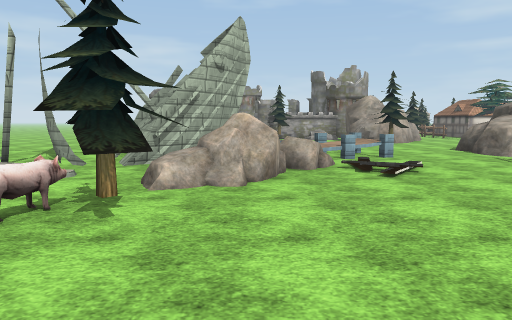
view 1 (above)

24 first-person views from a walk through a scene from a Unity 3-D project. The camera is 1.5 m above the floor, tilts 6° down and sees 70° across. The floor is counted in squares, 2 m on a side. Each view is taken from the middle of a square. On the plan, view 1 faces up. The plan holds only what a view shows up to about 11 squares ahead; the rest is blank. The place goes on beyond the plan. The terrain is drawn as flat ground. Some animated figures are not drawn. Some surface patterns are stand-ins.

view 2
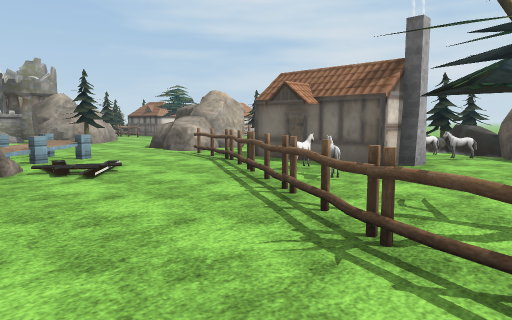

view 3
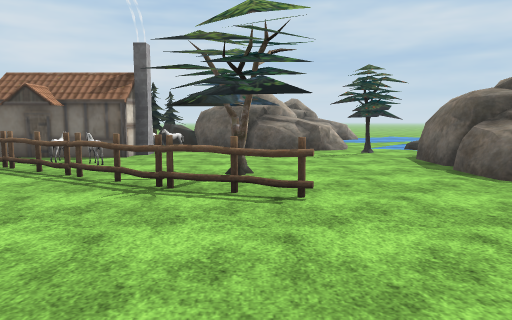

view 4
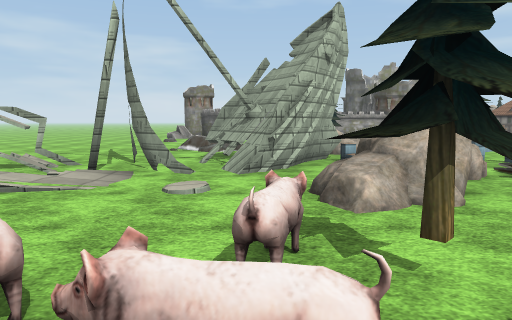

view 5
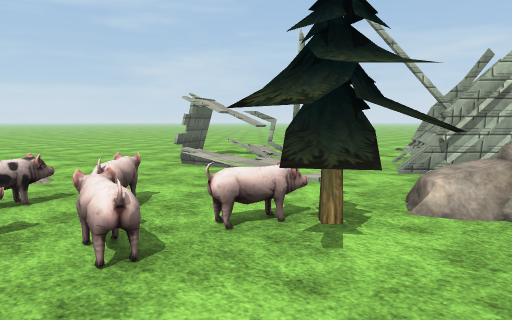

view 6
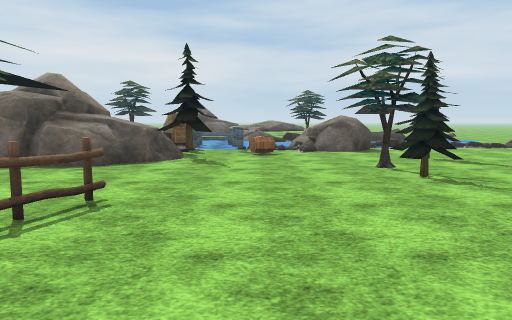

view 7
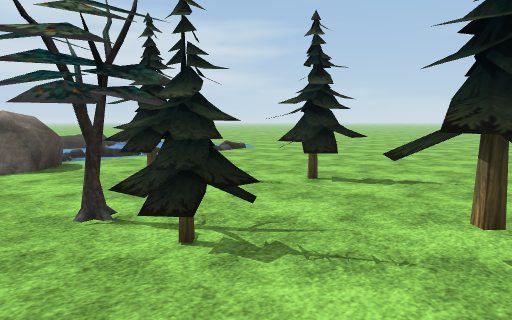

view 8
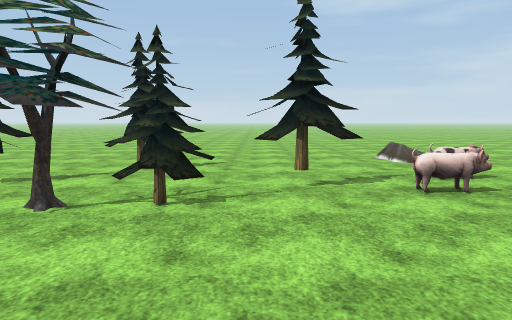

view 9
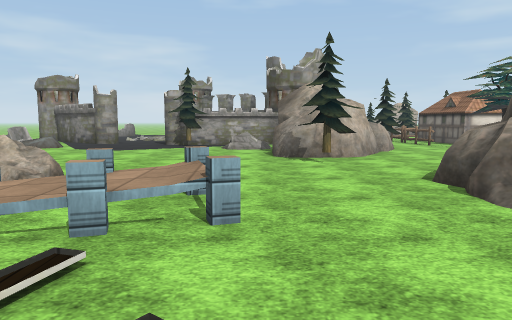

view 10
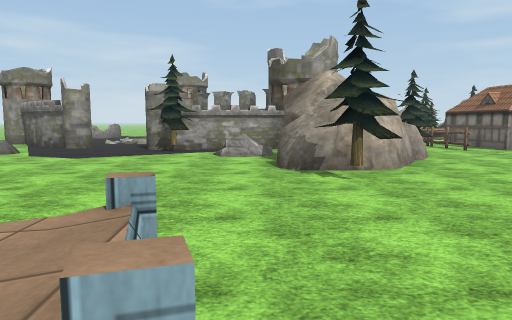

view 11
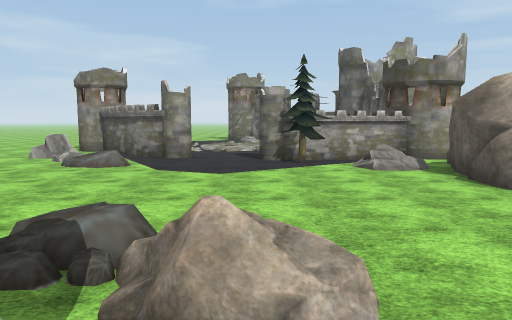

view 12
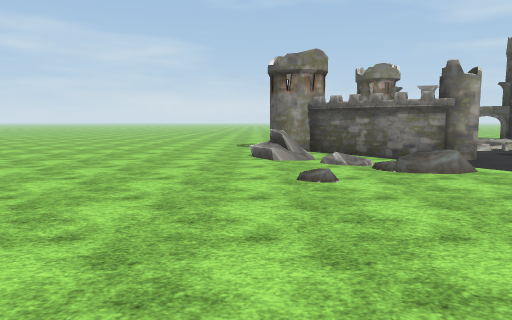

view 13
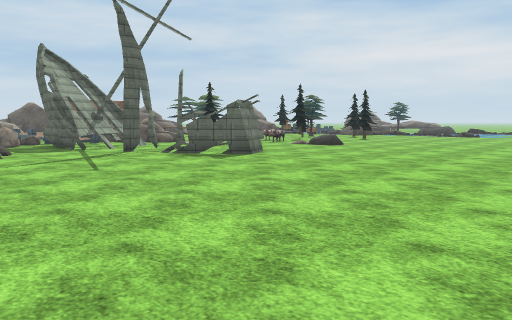

view 14
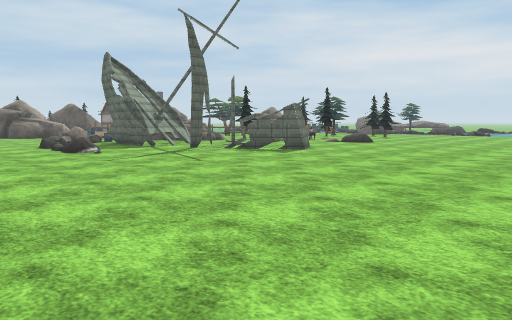

view 15
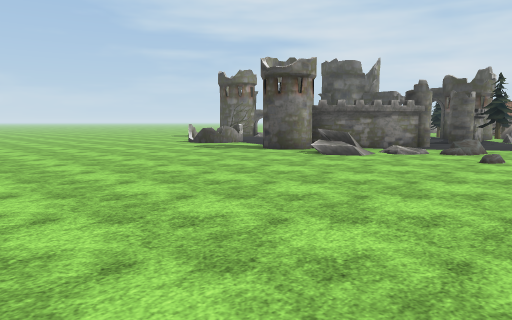

view 16
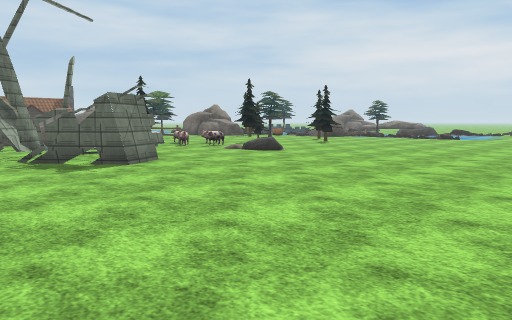

view 17
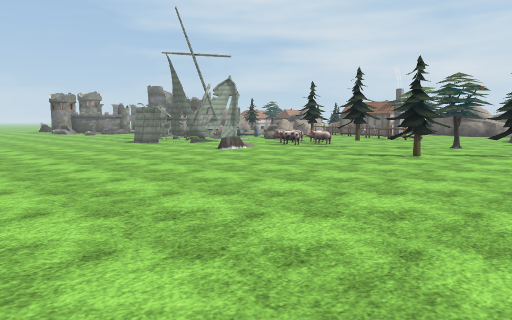

view 18
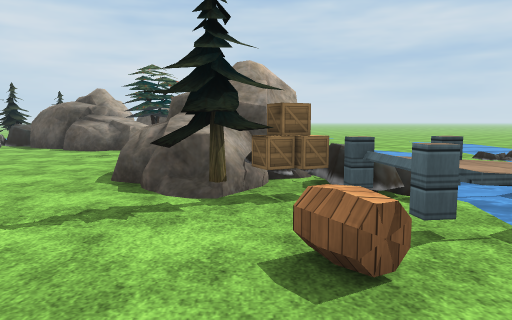

view 19
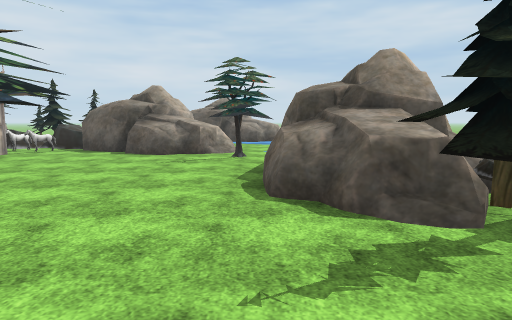

view 20
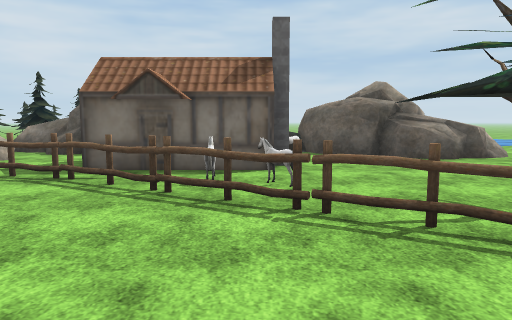

view 21
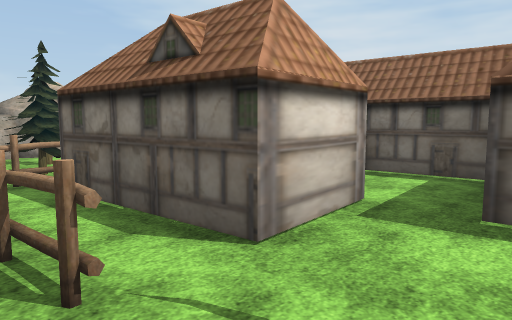

view 22
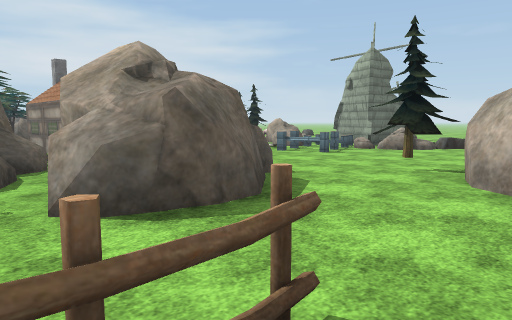

view 23
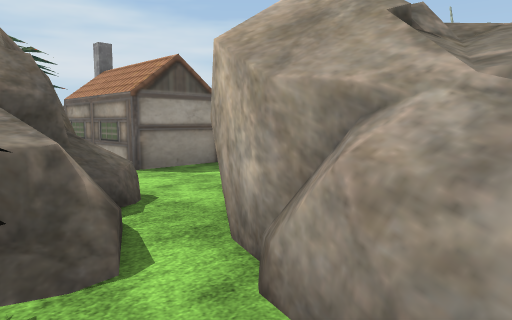

view 24
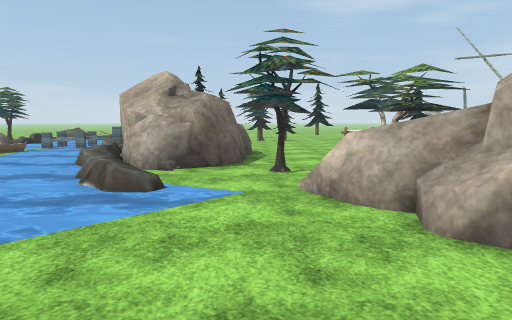

### Floor plan
Key: @ floor where view 1 was taken; # wall or solid block; x gap in a wall; . main floor; : floor 0.25 m higher than the main floor; + floor 0.5 m higher than the main floor; / step, stairs or slope; = window, fence, low wall or low ledge; ~ water the walk can cross; ≈ water the walk keeps out of; ^ raised ledge; O other object.
Columns run from 13 left of view 1 to 13 right of it. Each row starts with its distance up from view 1.
 20  .......#            OO
 19  .......##  //        .
 18  ......+### ..      OO.#  #
 17  ......./ ##..##### OO.##..
 16 ..........O...OO =  ......O
 15 ...............//###..OO
 14 .................###..O.
 13 .................##...OO
 12 .................O......
 11 .........OO/O....O..##^.
 10 .........../:O.....####.
  9 ..........## OO=...^=##O
  8 .........####/++=..#==##
  7 .......#.#=#. ==..O#.##
  6 .......#x#=..OO...O####
  5  ......#/...OO...OOO#O
  4  ...........O....OOO#OOOO
  3  ..........OO...OO.##OOOO
  2  ......O.OOO...OO....O#O
  1  .........O....#......#
  0  .........O..@.OO....##
 -1  .........O..........###
 -2  ..........O.......O.^...
 -3 ........O..O....=........~
 -4 .........OO....#####.≈~.~
 -5 .........O...OOO#  #OO~~
 -6 ...........O.O#OOOO~~~

Positions as (right, up) in squares from view 1, and headings:
1: (0, 0), facing up
2: (0, 0), facing up-right
3: (-2, 0), facing right
4: (-2, 1), facing up
5: (0, 1), facing up-left
6: (0, 3), facing down
7: (-1, 0), facing down-left
8: (1, -1), facing left
9: (3, 5), facing up
10: (3, 7), facing up
11: (0, 8), facing up
12: (-6, 10), facing up
13: (-13, 12), facing down-right
14: (-13, 14), facing down-right
15: (-13, 13), facing up-right
16: (-13, 9), facing down-right
17: (-13, -6), facing up-right
18: (-2, -5), facing right
19: (-1, -3), facing right
20: (0, 3), facing right
21: (8, 15), facing up-right
22: (10, 14), facing down-left
23: (10, 11), facing down-left
24: (12, -3), facing left
